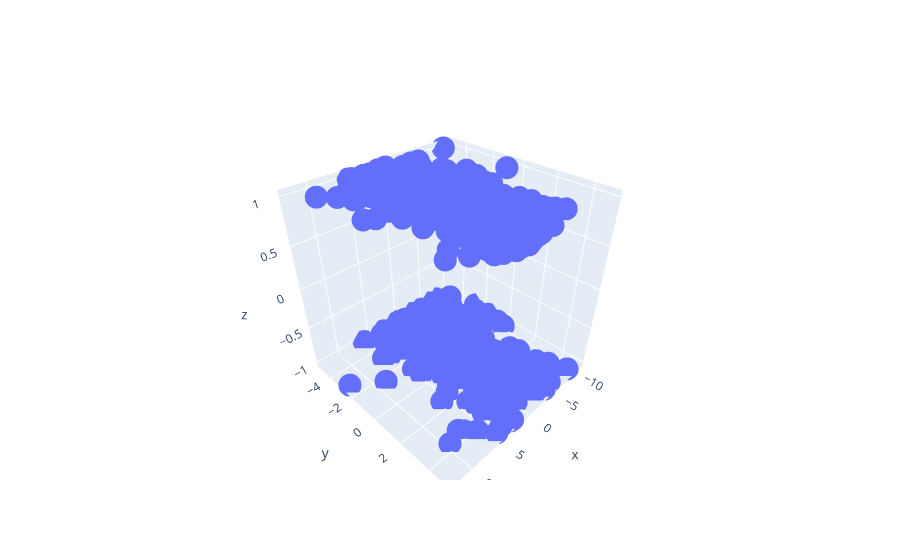

The notebook cell saved with this chart:
### Markdown cell above
# Classification on a given dataset

### Code cell
import numpy as np
import matplotlib.pyplot as plt
import data
from sklearn.metrics import r2_score
from sklearn.model_selection import GridSearchCV
from sklearn.neighbors import KNeighborsClassifier
from sklearn.ensemble import RandomForestClassifier
import plotly.graph_objs as go

X_train = np.load('data/classification/X_train.npy')
y_train = np.load('data/classification/y_train.npy')
X_test = np.load('data/classification/X_test.npy')
y_test = np.load('data/classification/y_test.npy')
X_train.shape

# Plot the data
fig = go.Figure()
fig.add_trace(go.Scatter3d(x=X_test[:, 0], y=X_test[:, 1], z=y_test.ravel(), mode='markers', name='Test Data'))
fig.show()

### Figure 1 — Plotly figure (JSON) as saved in the notebook; plotly's stock layout.template omitted (floating-point values rounded to 4 significant figures; data arrays with more than 128 entries replaced by an {"elided": "..."} marker saying what was removed)
{"data": [{"mode": "markers", "name": "Test Data", "type": "scatter3d", "x": {"elided": "500 float values"}, "y": {"elided": "500 float values"}, "z": {"elided": "500 int values"}}], "layout": {}}
